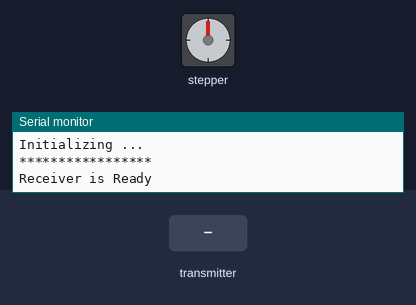
Recording of a sketch running on a simulated Arduino Uno, built with avr-gcc and run on an emulated ATmega328P. On the bench: stepper motor, the last lines printed to the serial monitor. The test bench sets the inputs (shaded band). No radio packets arrive unless stated; stepper angles assume 200 steps per turn.

Above: at 1.2 s.
1.3 s: the transmitter starts sending angle = 0
At 1.45 s:
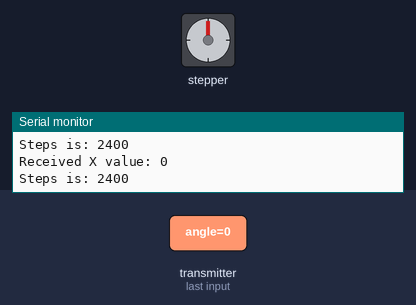
At 2.05 s:
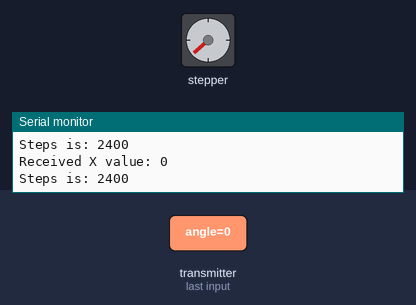
4.3 s: the transmitter starts sending xMove = 1023
At 4.46 s:
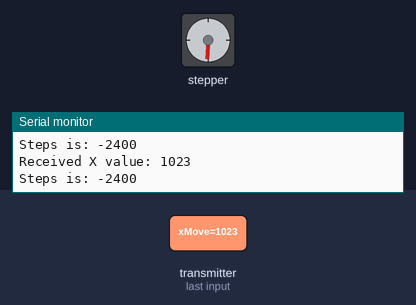
7.3 s: the transmitter starts sending xMove = 256
At 9.58 s:
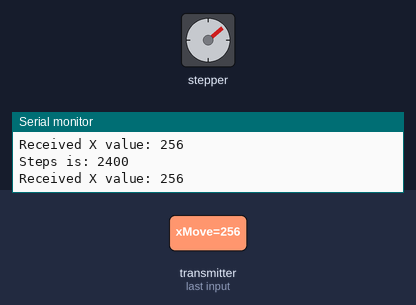
10.3 s: the transmitter starts sending xMove = 1023
13.3 s: the transmitter starts sending xMove = 0
16.3 s: the transmitter starts sending yMove = 0
Timing chart, 0 to 25.3 s (numbered marks = the images above; inputs shaded):
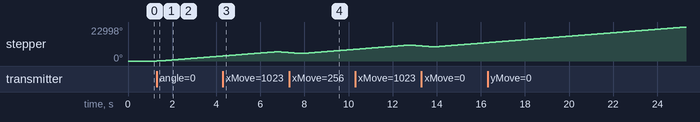

The sketch:

MC_Rx_XMove_GIGAPIXEL.ino
```cpp
/**
  Motorized Commutator X-Translation MCU Code
  Name: MC_Rx_XMove
  Purpose: Receives motor commands wirelessly and drives motor.

  @author Ibrahim Oladepo
  @version 1.0  30-August-2023

  - This script receives data wireless from the transmitter.
  - The received data are motor commands.
  - Motor is driven using acceleration and decelerations to achieve the target position.
*/


#include <Arduino.h>
#include <SPI.h>
#include <nRF24L01.h>
#include <RF24.h>
#include <AccelStepper.h>

#define STEPSIZE  8

#define DIR_PIN     2
#define STEP_PIN    3

#define MANUAL_LED  15
#define AUTO_LED    14

RF24 radio(9, 10); // CE, CSN
const byte address[6] = "00001";

struct Data_Package {
  int angle = 0;
  int xMove = 0;
  int yMove = 0;
  int zMove = 0;
  int autoMode = 0;
};

Data_Package data; // Create a variable with the above structure

// #define STEPS 200
#define motorInterfaceType 1

// Define stepper motor pin connections
const int dirPin = 2;
const int stepPin = 3;

// Define stepper motor connections and motor interface type. Motor interface type must be set to 1 when using a driver
// Stepper stepper(STEPS, dirPin, stepPin); // Pin 2 connected to DIRECTION & Pin 3 connected to STEP Pin of Driver
AccelStepper stepper(motorInterfaceType, stepPin, dirPin);


int equiValue = 512;
int equiOffset = 200;

int fixedXMove = 720 * 0.75;

// int angle = 0;
int steps = 0;
int stepperSpeed = 3500;           // 200 is default  50
int stepperAcceleration = 4000;    // 50 is default  200


void setup() {

  Serial.begin(115200);
  Serial.println("Initializing ...");

  radio.begin();

  //set the address
  radio.openReadingPipe(0, address);

  // régler puissance d'émission
  // radio.setPALevel( RF24_PA_MIN ); // -18dBm
  // radio.setPALevel( RF24_PA_LOW ); // -12dBm
  radio.setPALevel( RF24_PA_HIGH ); // -6dBm
  // radio.setPALevel( RF24_PA_MAX ); // 0dBm

  // changer the transfer rate as needed
  // radio.setDataRate( RF24_250KBPS ); // pour portée maximum
  // radio.setDataRate( RF24_1MBPS );
  radio.setDataRate( RF24_2MBPS );

  // Change the channel (transmit-receive frequency) as needed
  // channel = 0 to 125 correspond to the range 2,400GHz to 2,500GHz
  // NOTE: if DataRate is set to 2MBPS, the bandwidth
  // is 2 MHz and we must therefore skip every other channel
  // to avoid overlaps
  radio.setChannel( 90 );

  radio.printDetails();

  //Set module as receiver
  radio.startListening();

  // set the maximum speed, acceleration factor,
	// initial speed and the target position
	stepper.setMaxSpeed(stepperSpeed);
	stepper.setAcceleration(stepperAcceleration);
	stepper.setSpeed(stepperSpeed);
	// myStepper.moveTo(200);

  Serial.println( "*****************" );
  Serial.println( "Receiver is Ready" );

}


void loop() {

  if (radio.available()) {   // If the NRF240L01 module received data

    // Read radio buffer
    radio.read(&data, sizeof(Data_Package)); // Read the data and put it into character array

    Serial.print("Received X value: ");
    Serial.println(data.xMove);

    if (data.autoMode == 0){

      // MANUAL MODE
      digitalWrite(MANUAL_LED, HIGH);
      digitalWrite(AUTO_LED, LOW);

      if (data.xMove > (equiValue + equiOffset)){

        // Convert angle to steps
        steps = -1 * fixedXMove * ((200 * STEPSIZE) / 360.0);
        Serial.print("Steps is: ");
        Serial.println(steps);
        Serial.println("");

        if (stepper.isRunning()){
          stepper.stop();
        }

        stepper.move(steps);
        // myStepper.runToPosition();

      }
      else if (data.xMove < (equiValue - equiOffset)){

        // Convert angle to steps
        steps = fixedXMove * ((200 * STEPSIZE) / 360.0);
        Serial.print("Steps is: ");
        Serial.println(steps);
        Serial.println("");

        if (stepper.isRunning()){
          stepper.stop();
        }

        stepper.move(steps);
        // myStepper.runToPosition();

      }

    }
    else if (data.autoMode == 1){

      // AUTOMATIC MODE
      digitalWrite(MANUAL_LED, LOW);
      digitalWrite(AUTO_LED, HIGH);

      // DO NOTHING

    }

  }

  // While blocks the code
  if (stepper.distanceToGo() != 0){
    stepper.run();
  }

}
```

Measured:
- after the input at 1.3 s, stepper: keeps turning clockwise at about 1136°/s, starting at once
